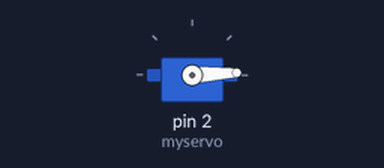
The sketch below on a simulated Arduino Uno, built with avr-gcc and run on an emulated ATmega328P. On the bench: servo.

Above: at 0.05 s.
At 0.9 s:
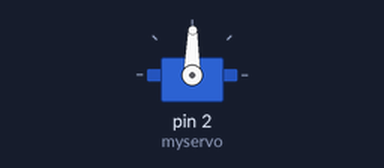
At 1.75 s:
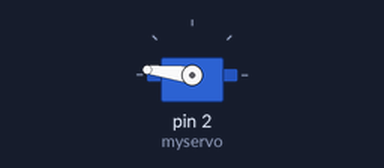
At 3.45 s:
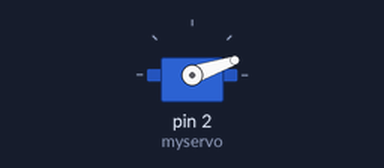
Timing chart, 0 to 8.3 s (numbered marks = the images above):
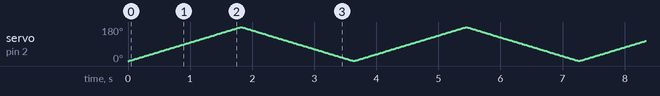

The sketch:

servo_swing.ino
```cpp
#include <Arduino.h>
#include <Servo.h>

Servo myservo;

int i = 0;

void setup() {
  // put your setup code here, to run once:
  Serial.begin(9600);
  myservo.attach(2);
}

void loop() {
  // put your main code here, to run repeatedly:
  if(i == 0){
    for(i = 0; i < 180; i ++){
      myservo.write(i);
      delay(10);
    }
  }
  if(i >= 180){
    for(i = 180; i > 0; i--){
      myservo.write(i);
      delay(10);
    }
  }
}
```
